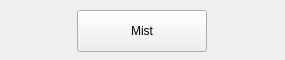
<?xml version="1.0" encoding="UTF-8"?>
<!--
  Coolant / mist control button for the PM-940.

  WHY THIS EXISTS: Probe Basic 0.6.0 shipped Flood and Mist toggle buttons in
  the main layout (src/probe_basic/probe_basic.ui). In 0.6.8 upstream dropped
  them from probe_basic.ui - they now only appear in probe_basic_vertical.ui,
  which this machine does not use ([DISPLAY]DISPLAY = probe_basic). This user
  button restores the control without patching the installed .ui, which would
  be overwritten on the next apt upgrade.

  HAL MAPPING (see pm940.hal - the builtin names are deliberately repurposed):
    coolant.flood.toggle maps to iocontrol.0.coolant-flood,
                         then net cool-mist, then ssr.00.out-07 / out-06.
                         That is the ACTUAL MIST on this machine, and it is
                         the button wired up below.
    coolant.mist.toggle  maps to iocontrol.0.coolant-mist,
                         then net cool-air, which is COMMENTED OUT in pm940.hal
                         and therefore inert. Not shipped here on purpose: a
                         button that silently does nothing on a machine tool is
                         worse than no button at all.

  TO ADD AN AIR BUTTON: uncomment the cool-air net in pm940.hal, then
  uncomment the second ActionButton block below and its gridLayout position.
-->
<ui version="4.0">
 <class>USER_BUTTONS</class>
 <widget class="QWidget" name="USER_BUTTONS">
  <property name="geometry">
   <rect>
    <x>0</x>
    <y>0</y>
    <width>285</width>
    <height>60</height>
   </rect>
  </property>
  <property name="sizePolicy">
   <sizepolicy hsizetype="Preferred" vsizetype="Preferred">
    <horstretch>0</horstretch>
    <verstretch>0</verstretch>
   </sizepolicy>
  </property>
  <property name="windowTitle">
   <string>Coolant Buttons</string>
  </property>
  <property name="layoutDirection">
   <enum>Qt::LeftToRight</enum>
  </property>
  <layout class="QGridLayout" name="gridLayout">
   <property name="leftMargin">
    <number>1</number>
   </property>
   <property name="topMargin">
    <number>3</number>
   </property>
   <property name="rightMargin">
    <number>1</number>
   </property>
   <property name="bottomMargin">
    <number>1</number>
   </property>
   <property name="horizontalSpacing">
    <number>3</number>
   </property>
   <item row="0" column="0">
    <widget class="ActionButton" name="mist_button">
     <property name="sizePolicy">
      <sizepolicy hsizetype="Fixed" vsizetype="Fixed">
       <horstretch>0</horstretch>
       <verstretch>0</verstretch>
      </sizepolicy>
     </property>
     <property name="minimumSize">
      <size>
       <width>130</width>
       <height>42</height>
      </size>
     </property>
     <property name="maximumSize">
      <size>
       <width>130</width>
       <height>42</height>
      </size>
     </property>
     <property name="focusPolicy">
      <enum>Qt::NoFocus</enum>
     </property>
     <property name="styleSheet">
      <string notr="true">QPushButton {
   	font: 15pt &quot;Bebas Kai&quot;;
}</string>
     </property>
     <property name="text">
      <string>Mist</string>
     </property>
     <property name="checkable">
      <bool>true</bool>
     </property>
     <property name="actionName" stdset="0">
      <string>coolant.flood.toggle</string>
     </property>
    </widget>
   </item>
   <!-- AIR button - inert until the cool-air net is uncommented in pm940.hal.
   <item row="0" column="1">
    <widget class="ActionButton" name="air_button">
     <property name="minimumSize">
      <size>
       <width>130</width>
       <height>42</height>
      </size>
     </property>
     <property name="focusPolicy">
      <enum>Qt::NoFocus</enum>
     </property>
     <property name="text">
      <string>Air</string>
     </property>
     <property name="checkable">
      <bool>true</bool>
     </property>
     <property name="actionName" stdset="0">
      <string>coolant.mist.toggle</string>
     </property>
    </widget>
   </item>
   -->
  </layout>
 </widget>
 <customwidgets>
  <customwidget>
   <class>ActionButton</class>
   <extends>QPushButton</extends>
   <header>qtpyvcp.widgets.button_widgets.action_button</header>
  </customwidget>
 </customwidgets>
 <resources/>
 <connections/>
</ui>
